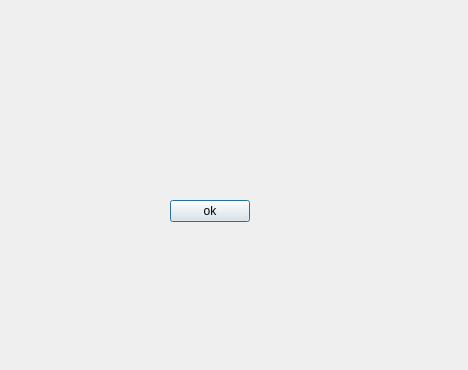
<?xml version="1.0" encoding="UTF-8"?>
<ui version="4.0">
 <class>Charts</class>
 <widget class="QDialog" name="Charts">
  <property name="geometry">
   <rect>
    <x>0</x>
    <y>0</y>
    <width>468</width>
    <height>370</height>
   </rect>
  </property>
  <property name="windowTitle">
   <string>Графики</string>
  </property>
  <widget class="QPushButton" name="pushButton">
   <property name="geometry">
    <rect>
     <x>170</x>
     <y>200</y>
     <width>80</width>
     <height>22</height>
    </rect>
   </property>
   <property name="text">
    <string>ok</string>
   </property>
  </widget>
 </widget>
 <resources/>
 <connections/>
</ui>
